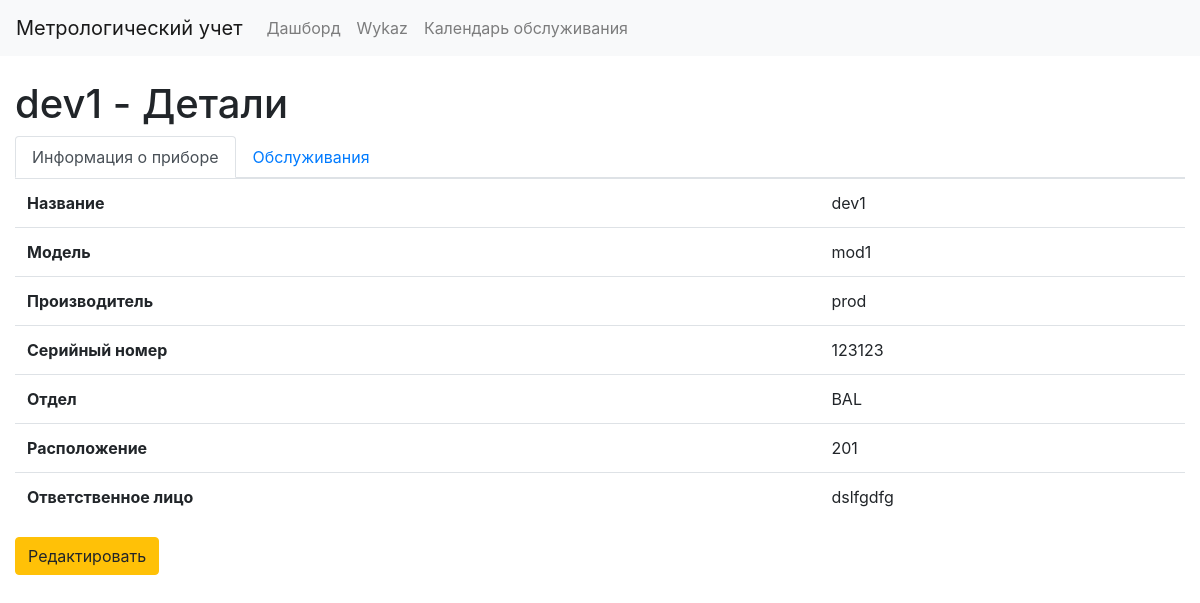
The app's page /equipments/1/ with its own data.
### equipment/models.py (models this page shows, shortened)
class Equipment(models.Model):
    STATUS_CHOICES = [
        ('active', 'В эксплуатации'),
        ('inactive', 'Не в эксплуатации'),
    ]
    DEPARTMENT_CHOICES = [
        ('BAL', 'BAL'),
        ('CLIN', 'CLIN'),
        ('Other', 'Другое'),
    ]
    CONDITION_CHOICES = [
        ('new', 'Новое'),
        ('used', 'Б/У'),
    ]
    name = models.CharField(max_length=255, verbose_name='Название')
    model = models.CharField(max_length=255, verbose_name='Модель')
    manufacturer = models.CharField(max_length=255, verbose_name='Производитель')
    serial_number = models.CharField(max_length=255, verbose_name='Серийный номер')
    code = models.CharField(max_length=255, unique=True, verbose_name='Код прибора')
    location = models.CharField(max_length=255, verbose_name='Расположение')
    responsible_person = models.CharField(max_length=255, verbose_name='Ответственное лицо')
    purchase_date = models.DateField(verbose_name='Дата покупки')
    start_date = models.DateField(verbose_name='Дата ввода в эксплуатацию')
    department = models.CharField(max_length=10, choices=DEPARTMENT_CHOICES, verbose_name='Принадлежность к отделу')
    condition = models.CharField(max_length=10, choices=CONDITION_CHOICES, default='new', verbose_name='Состояние')
    service_contact = models.CharField(max_length=255, blank=True, verbose_name='Контакт авторизованного сервиса')
    status = models.CharField(max_length=10, choices=STATUS_CHOICES, default='active', verbose_name='Статус')
    notes = models.TextField(blank=True, null=True, verbose_name='Примечания')
    version_start = models.DateTimeField(auto_now_add=True, verbose_name='Начало версии')
    version_end = models.DateTimeField(null=True, blank=True, verbose_name='Конец версии')
    is_current = models.BooleanField(default=True, verbose_name='Актуальная запись')

### equipment/views.py (the view)
# urls.py: path('equipments/<int:pk>/', views.equipment_detail, name='equipment_detail'),
def equipment_detail(request, pk):
    equipment = get_object_or_404(Equipment, pk=pk)
    maintenance_records = MaintenanceRecord.objects.filter(equipment=equipment).select_related('maintenance_type')
    return render(request, 'equipment/equipment_detail.html', {
        'equipment': equipment,
        'maintenance_records': maintenance_records,
    })

### equipment/models.py (called while the page is built)
    def __str__(self):
        return self.name

### templates/equipment/equipment_detail.html (shortened to what this page needs)
{% extends 'base.html' %}
{% block content %}
<h1>{{ equipment.name }} - Детали</h1>
<ul class="nav nav-tabs" id="equipmentTab" role="tablist">
    <li class="nav-item">
        <a class="nav-link active" id="info-tab" data-toggle="tab" href="#info" role="tab" aria-controls="info" aria-selected="true">Информация о приборе</a>
    </li>
    <li class="nav-item">
        <a class="nav-link" id="maintenance-tab" data-toggle="tab" href="#maintenance" role="tab" aria-controls="maintenance" aria-selected="false">Обслуживания</a>
    </li>
</ul>
<div class="tab-content" id="equipmentTabContent">
    <div class="tab-pane fade show active" id="info" role="tabpanel" aria-labelledby="info-tab">
        <table class="table">
            <tr><th>Название</th><td>{{ equipment.name }}</td></tr>
            <tr><th>Модель</th><td>{{ equipment.model }}</td></tr>
            <tr><th>Производитель</th><td>{{ equipment.manufacturer }}</td></tr>
            <tr><th>Серийный номер</th><td>{{ equipment.serial_number }}</td></tr>
            <tr><th>Отдел</th><td>{{ equipment.get_department_display }}</td></tr>
            <tr><th>Расположение</th><td>{{ equipment.location }}</td></tr>
            <tr><th>Ответственное лицо</th><td>{{ equipment.responsible_person }}</td></tr>
        </table>
        <a href="{% url 'equipment_edit' equipment.id %}" class="btn btn-warning">Редактировать</a>
    </div>
</div>
{% endblock %}

### records on screen
Equipment: name "dev1", model "mod1", manufacturer "prod", serial_number "123123", department "BAL", location "201", responsible_person "dslfgdfg"
